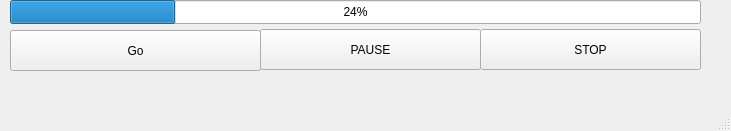
<?xml version="1.0" encoding="UTF-8"?>
<ui version="4.0">
 <class>MainWindow</class>
 <widget class="QMainWindow" name="MainWindow">
  <property name="geometry">
   <rect>
    <x>0</x>
    <y>0</y>
    <width>731</width>
    <height>131</height>
   </rect>
  </property>
  <property name="windowTitle">
   <string>MainWindow</string>
  </property>
  <widget class="QWidget" name="centrawidget">
   <widget class="QProgressBar" name="pb">
    <property name="geometry">
     <rect>
      <x>10</x>
      <y>0</y>
      <width>691</width>
      <height>24</height>
     </rect>
    </property>
    <property name="value">
     <number>24</number>
    </property>
   </widget>
   <widget class="QPushButton" name="goBtn">
    <property name="geometry">
     <rect>
      <x>10</x>
      <y>30</y>
      <width>251</width>
      <height>41</height>
     </rect>
    </property>
    <property name="text">
     <string>Go</string>
    </property>
   </widget>
   <widget class="QPushButton" name="pauseBtn">
    <property name="geometry">
     <rect>
      <x>260</x>
      <y>29</y>
      <width>221</width>
      <height>41</height>
     </rect>
    </property>
    <property name="text">
     <string>PAUSE</string>
    </property>
   </widget>
   <widget class="QPushButton" name="stopBtn">
    <property name="geometry">
     <rect>
      <x>480</x>
      <y>29</y>
      <width>221</width>
      <height>41</height>
     </rect>
    </property>
    <property name="text">
     <string>STOP</string>
    </property>
   </widget>
  </widget>
  <widget class="QMenuBar" name="menubar">
   <property name="geometry">
    <rect>
     <x>0</x>
     <y>0</y>
     <width>731</width>
     <height>28</height>
    </rect>
   </property>
  </widget>
  <widget class="QStatusBar" name="statusbar"/>
 </widget>
 <resources/>
 <connections>
  <connection>
   <sender>goBtn</sender>
   <signal>clicked()</signal>
   <receiver>MainWindow</receiver>
   <slot>go()</slot>
   <hints>
    <hint type="sourcelabel">
     <x>155</x>
     <y>80</y>
    </hint>
    <hint type="destinationlabel">
     <x>332</x>
     <y>-15</y>
    </hint>
   </hints>
  </connection>
  <connection>
   <sender>pauseBtn</sender>
   <signal>clicked()</signal>
   <receiver>MainWindow</receiver>
   <slot>pause()</slot>
   <hints>
    <hint type="sourcelabel">
     <x>328</x>
     <y>87</y>
    </hint>
    <hint type="destinationlabel">
     <x>423</x>
     <y>-17</y>
    </hint>
   </hints>
  </connection>
  <connection>
   <sender>stopBtn</sender>
   <signal>clicked()</signal>
   <receiver>MainWindow</receiver>
   <slot>stop()</slot>
   <hints>
    <hint type="sourcelabel">
     <x>605</x>
     <y>75</y>
    </hint>
    <hint type="destinationlabel">
     <x>544</x>
     <y>-10</y>
    </hint>
   </hints>
  </connection>
 </connections>
 <slots>
  <slot>go()</slot>
  <slot>pause()</slot>
  <slot>stop()</slot>
 </slots>
</ui>
